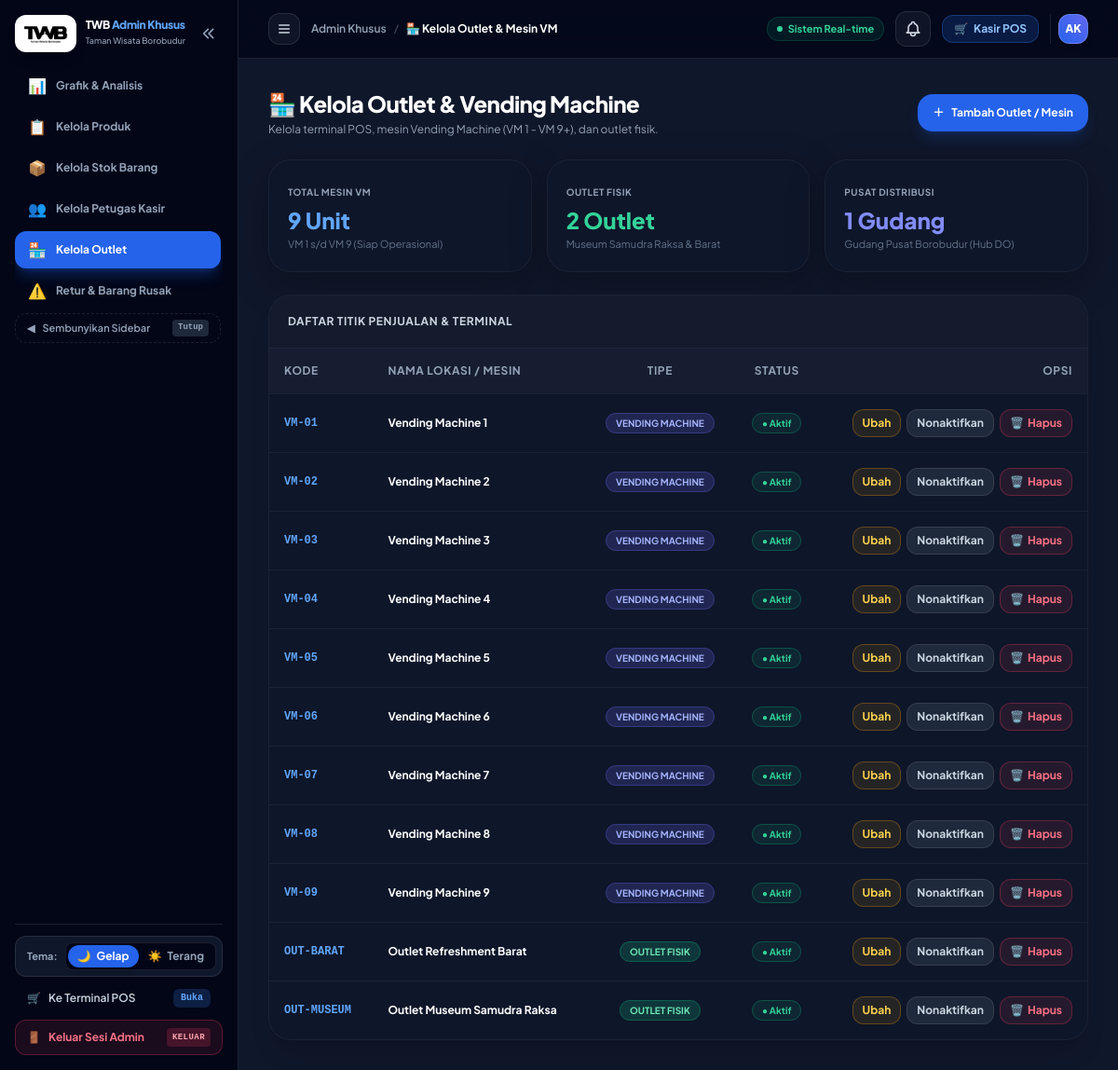
Page /dashboard.php?page=outlet (signed in) on the committed database.
### tables this page shows
CREATE TABLE `locations` (
  `id` int(11) NOT NULL AUTO_INCREMENT,
  `code` varchar(50) NOT NULL,
  `name` varchar(150) NOT NULL,
  `type` enum('warehouse','pos','vm','outlet') NOT NULL,
  `parent_id` int(11) DEFAULT NULL,
  `address` text DEFAULT NULL,
  `status` enum('active','inactive','maintenance') NOT NULL DEFAULT 'active',
  `notes` text DEFAULT NULL,
  `created_at` timestamp NOT NULL DEFAULT current_timestamp(),
  `updated_at` timestamp NOT NULL DEFAULT current_timestamp() ON UPDATE current_timestamp(),
  PRIMARY KEY (`id`),
  UNIQUE KEY `idx_locations_code` (`code`),
  KEY `idx_locations_parent` (`parent_id`),
  CONSTRAINT `fk_locations_parent` FOREIGN KEY (`parent_id`) REFERENCES `locations` (`id`) ON DELETE SET NULL
);

### views/dashboard/outlet.php (the view, shortened to what this page needs)
<?php
$outlets = $conn->query("SELECT * FROM `locations` WHERE `type` IN ('outlet', 'vm', 'pos') ORDER BY `type` ASC, `code` ASC");
?>
<div class="space-y-6">
    <div class="flex flex-col sm:flex-row justify-between items-start sm:items-center gap-4">
        <div>
            <h2 class="text-2xl font-black text-white tracking-tight">🏪 Kelola Outlet & Vending Machine</h2>
            <p class="text-xs text-slate-400 mt-1">Kelola terminal POS, mesin Vending Machine (VM 1 - VM 9+), dan outlet fisik.</p>
        </div>
        <button onclick="bukaModal('modal-add-outlet')" class="bg-blue-600 hover:bg-blue-500 text-white font-bold text-xs px-4 py-3 rounded-2xl shadow-lg shadow-blue-600/20 flex items-center gap-2 transition">
            <span>＋</span> <span>Tambah Outlet / Mesin</span>
        </button>
    </div>
    <div class="grid grid-cols-1 sm:grid-cols-3 gap-4">
        <div class="glass-card-dark p-5 rounded-3xl border border-white/5">
            <span class="text-[10px] font-bold text-slate-400 uppercase tracking-wider">Total Mesin VM</span>
            <h3 class="text-2xl font-black text-blue-400 mt-1">9 Unit</h3>
            <p class="text-[11px] text-slate-500 mt-0.5">VM 1 s/d VM 9 (Siap Operasional)</p>
        </div>
        <div class="glass-card-dark p-5 rounded-3xl border border-white/5">
            <span class="text-[10px] font-bold text-slate-400 uppercase tracking-wider">Outlet Fisik</span>
            <h3 class="text-2xl font-black text-emerald-400 mt-1">2 Outlet</h3>
            <p class="text-[11px] text-slate-500 mt-0.5">Museum Samudra Raksa & Barat</p>
        </div>
        <div class="glass-card-dark p-5 rounded-3xl border border-white/5">
            <span class="text-[10px] font-bold text-slate-400 uppercase tracking-wider">Pusat Distribusi</span>
            <h3 class="text-2xl font-black text-indigo-400 mt-1">1 Gudang</h3>
            <p class="text-[11px] text-slate-500 mt-0.5">Gudang Pusat Borobudur (Hub DO)</p>
        </div>
    </div>
    <div class="glass-card-dark rounded-3xl border border-white/5 overflow-hidden shadow-xl">
        <div class="p-5 border-b border-white/5 flex justify-between items-center bg-white/[0.02]">
            <h3 class="text-xs font-bold uppercase tracking-wider text-slate-300">Daftar Titik Penjualan & Terminal</h3>
        </div>
        <div class="overflow-x-auto">
            <table class="w-full text-left text-xs">
                <thead>
                    <tr class="bg-white/[0.03] text-slate-400 font-bold uppercase tracking-wider border-b border-white/5">
                        <th class="p-4">Kode</th>
                        <th class="p-4">Nama Lokasi / Mesin</th>
                        <th class="p-4 text-center">Tipe</th>
                        <th class="p-4 text-center">Status</th>
                        <th class="p-4 text-right">Opsi</th>
                    </tr>
                </thead>
                <tbody class="divide-y divide-white/5 font-medium text-slate-300">
                    <?php while ($loc = $outlets->fetch_assoc()): ?>
                    <tr class="hover:bg-white/[0.02] transition">
                        <td class="p-4 font-mono font-bold text-blue-400"><?= htmlspecialchars($loc['code']) ?></td>
                        <td class="p-4 font-bold text-white"><?= htmlspecialchars($loc['name']) ?></td>
                        <td class="p-4 text-center">
                            <?php if ($loc['type'] === 'vm'): ?>
                                <span class="bg-indigo-500/20 text-indigo-300 border border-indigo-500/30 px-2.5 py-1 rounded-full text-[10px] font-bold uppercase">Vending Machine</span>
                            <?php elseif ($loc['type'] === 'outlet'): ?>
                                <span class="bg-emerald-500/20 text-emerald-300 border border-emerald-500/30 px-2.5 py-1 rounded-full text-[10px] font-bold uppercase">Outlet Fisik</span>
                            <?php else: ?>
                                <span class="bg-slate-500/20 text-slate-300 border border-slate-500/30 px-2.5 py-1 rounded-full text-[10px] font-bold uppercase"><?= htmlspecialchars($loc['type']) ?></span>
                            <?php endif; ?>
                        </td>
                        <td class="p-4 text-center">
                            <?php if ($loc['status'] === 'active'): ?>
                                <span class="bg-emerald-500/10 text-emerald-400 border border-emerald-500/30 px-2.5 py-1 rounded-full text-[10px] font-bold">● Aktif</span>
                            <?php else: ?>
                                <span class="bg-rose-500/10 text-rose-400 border border-rose-500/30 px-2.5 py-1 rounded-full text-[10px] font-bold">○ Nonaktif</span>
                            <?php endif; ?>
                        </td>
                        <td class="p-4 text-right">
                            <div class="flex items-center justify-end gap-1.5">
                                <button onclick="bukaEditOutlet(<?= $loc['id'] ?>, '<?= htmlspecialchars($loc['code'], ENT_QUOTES) ?>', '<?= htmlspecialchars($loc['name'], ENT_QUOTES) ?>', '<?= $loc['type'] ?>', '<?= $loc['status'] ?>')" class="bg-amber-500/10 hover:bg-amber-500/20 text-amber-300 border border-amber-500/30 px-2.5 py-1.5 rounded-xl font-bold text-xs transition">
                                    Ubah
                                </button>
                                <form method="POST" class="inline" onsubmit="return confirmSubmitForm(event, this, { title: 'Ubah Status Lokasi?', message: 'Apakah Anda ingin mengubah status operasional lokasi <?= htmlspecialchars($loc['name'], ENT_QUOTES) ?>?', type: 'warning', icon: '🔄', confirmText: 'Ya, Ubah Status' })">
                                    <button type="submit" class="bg-slate-800 hover:bg-slate-700 text-slate-300 px-2.5 py-1.5 rounded-xl font-bold text-xs border border-white/10 transition">
                                        <?= ($loc['status'] === 'active') ? 'Nonaktifkan' : 'Aktifkan' ?>
                                    </button>
                                </form>
                                <?php if ($loc['id'] != 1): ?>
                                <form method="POST" class="inline" onsubmit="return confirmSubmitForm(event, this, { title: 'Hapus Lokasi Outlet / VM?', message: 'Apakah Anda yakin ingin menghapus permanen <?= htmlspecialchars($loc['name'], ENT_QUOTES) ?> (<?= htmlspecialchars($loc['code'], ENT_QUOTES) ?>)? Tindakan ini tidak dapat dibatalkan.', type: 'danger', icon: '🗑️', confirmText: 'Ya, Hapus Lokasi' })">
                                    <button type="submit" class="bg-rose-500/10 hover:bg-rose-500/20 text-rose-400 border border-rose-500/30 px-2.5 py-1.5 rounded-xl font-bold text-xs transition flex items-center gap-1" title="Hapus Titik Outlet / Terminal">
                                        <span>🗑️</span> <span>Hapus</span>
                                    </button>
                                </form>
                                <?php endif; ?>
                            </div>
                        </td>
                    </tr>
                    <?php endwhile; ?>
                </tbody>
            </table>
        </div>
    </div>
</div>

### assets/css/glassmorphism.css (style rules this page uses)
:root { --glass-bg: rgba(255, 255, 255, 0.7); --glass-bg-dark: rgba(15, 23, 42, 0.75); --glass-border: rgba(255, 255, 255, 0.25); --glass-border-dark: rgba(255, 255, 255, 0.08); --glass-blur: blur(16px); --glass-blur-lg: blur(24px); --glass-shadow: 0 8px 32px 0 rgba(31, 38, 135, 0.07); --glass-shadow-lg: 0 12px 40px 0 rgba(0, 0, 0, 0.25); }
.glass-card-dark { background: var(--glass-bg-dark); backdrop-filter: var(--glass-blur); -webkit-backdrop-filter: var(--glass-blur); border: 1px solid var(--glass-border-dark); box-shadow: var(--glass-shadow-lg); }

### views/layouts/header.php (style rules this page uses)
body { font-family: 'Plus Jakarta Sans', sans-serif; }

### rows in the picture
locations: code "VM-01", name "Vending Machine 1", type "VENDING MACHINE", status "● Aktif"
locations: code "VM-02", name "Vending Machine 2", type "VENDING MACHINE", status "● Aktif"
locations: code "VM-03", name "Vending Machine 3", type "VENDING MACHINE", status "● Aktif"
locations: code "VM-04", name "Vending Machine 4", type "VENDING MACHINE", status "● Aktif"
locations: code "VM-05", name "Vending Machine 5", type "VENDING MACHINE", status "● Aktif"
locations: code "VM-06", name "Vending Machine 6", type "VENDING MACHINE", status "● Aktif"
locations: code "VM-07", name "Vending Machine 7", type "VENDING MACHINE", status "● Aktif"
locations: code "VM-08", name "Vending Machine 8", type "VENDING MACHINE", status "● Aktif"
locations: code "VM-09", name "Vending Machine 9", type "VENDING MACHINE", status "● Aktif"
locations: code "OUT-BARAT", name "Outlet Refreshment Barat", type "OUTLET FISIK", status "● Aktif"
locations: code "OUT-MUSEUM", name "Outlet Museum Samudra Raksa", type "OUTLET FISIK", status "● Aktif"

### other values in the picture
$currentPageTitle "🏪 Kelola Outlet & Mesin VM"
